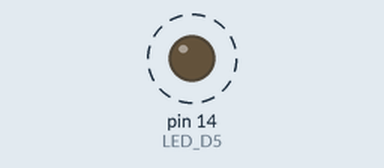
This sketch was run on a simulated Arduino Uno, built with avr-gcc and run on an emulated ATmega328P. Shown: output pins drawn as LEDs (lit = HIGH). Dashed ring = blinking.

Above: at 0.2 s.
Timing chart, 0 to 3.0 s (numbered marks = the images above):
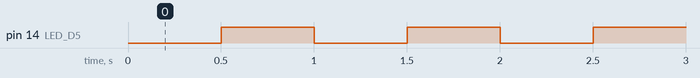

Measured:
- by itself, pin 14 (LED_D5): alternates HIGH for 0.50 s and LOW for 0.50 s

The sketch:

IoT_ep3_OUTPUT.ino
```cpp
int LED_WIFI = 2;
int LED_D5 = 14;

void setup() {
  pinMode(LED_D5, OUTPUT);

}

void loop() {
  digitalWrite(LED_D5, LOW);
  delay(500);
  digitalWrite(LED_D5, HIGH);
  delay(500);

}
```
